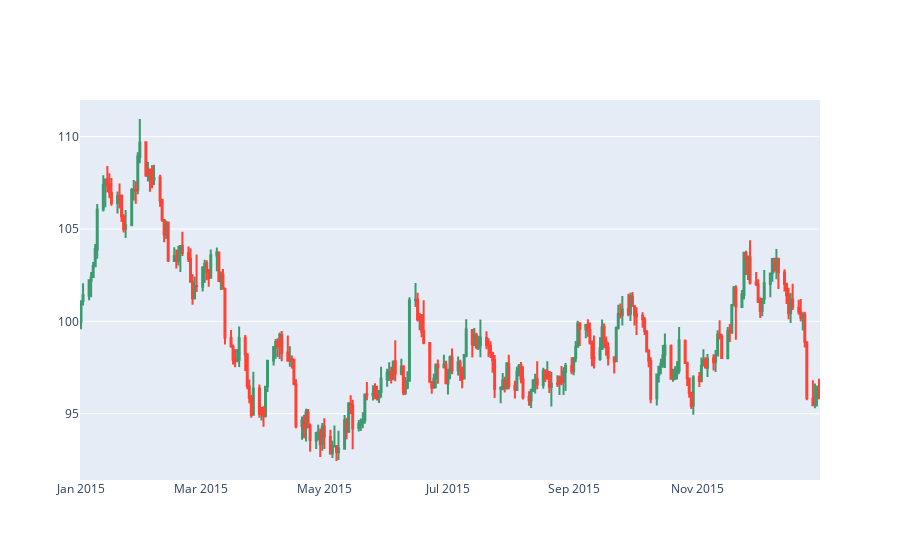

Here is the notebook cell this chart was saved with:
### Code cell
from plotly.offline import init_notebook_mode,iplot
from plotly import figure_factory as FF

init_notebook_mode(connected = True)
fig = FF.create_candlestick(df.open,df.high,df.low,df.close,dates=df.index)
iplot(fig)

### Figure 1 — Plotly figure (JSON) as saved in the notebook; plotly's stock layout.template omitted (floating-point values rounded to 4 significant figures; data arrays with more than 128 entries replaced by an {"elided": "..."} marker saying what was removed)
{"data": [{"boxpoints": false, "fillcolor": "#3D9970", "line": {"color": "#3D9970"}, "name": "Increasing", "showlegend": false, "type": "box", "whiskerwidth": 0, "x": {"elided": "768 str values"}, "y": {"elided": "768 float values"}}, {"boxpoints": false, "fillcolor": "#FF4136", "line": {"color": "#FF4136"}, "name": "Decreasing", "showlegend": false, "type": "box", "whiskerwidth": 0, "x": {"elided": "798 str values"}, "y": {"elided": "798 float values"}}], "layout": {}}
